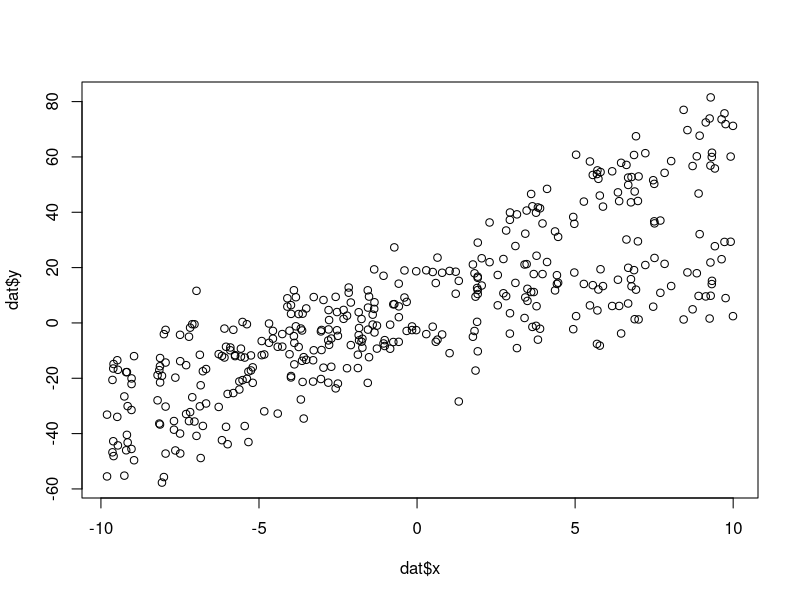
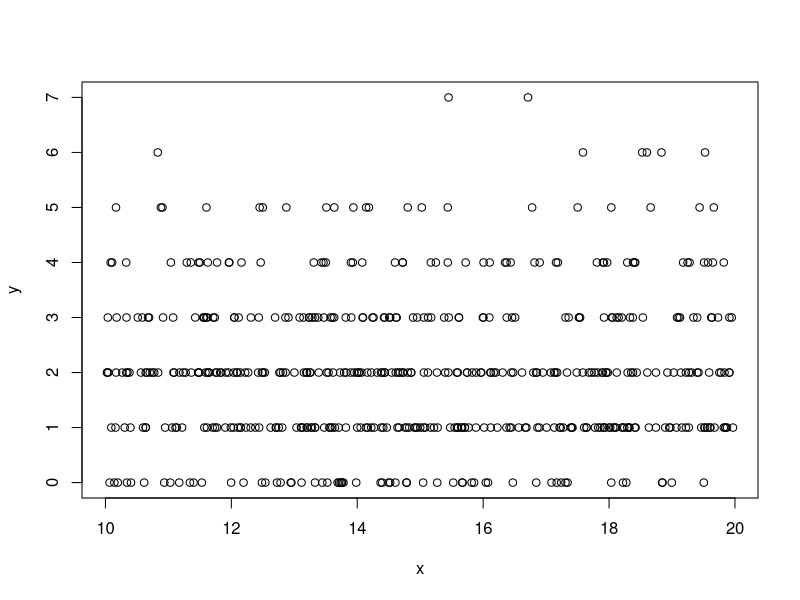

Source code (R) for these figures, in order: (Note: this script raises an error after producing the figures.)
#Simple interaction

s <- 10
n <- 200

m <- 2
b <- 0
x <- runif(n,-10,10)
y <- rnorm(n,m*x + b, sd = s)

m1 <- 6
b1 <- 10
x1<- runif(n,-10,10)
y1 <- rnorm(n,m1*x + b1, sd = s)

dat <- rbind(data.frame(x = cbind(x),y = cbind(y), d = 1),
data.frame(x = x,y = y1, d = 2))

plot(dat$x,dat$y)
summary(lm(y ~ x*as.factor(d), data = dat))

#Continuous Interaction
pv <- c()

for(i in 1:100){
  s <- 5
  n <- 520
  
  b0 <- 2
  b <- 0
  b2 <- 0
  b3 <- 0
  x <- runif(n,10,20)
  x2 <- runif(n,10,20)
  
  #y <- rnorm(n, b0 + b*x + b2*x2 + b3*x*x2, sd = s)
  #y <- rcauchy(n = n,location = b0 + b*x + b2*x2 + b3*x*x2, scale = s)
  y <- rpois(n = n,lambda = b0 + b*x + b2*x2 + b3*x*x2)
  plot(x,y)
  mod <- lm(y ~ x * x2)
  
  pv[i] <- glance(mod)$p.value < 0.05
}

sum(pv)/length(pv)

mod
summary(mod)
